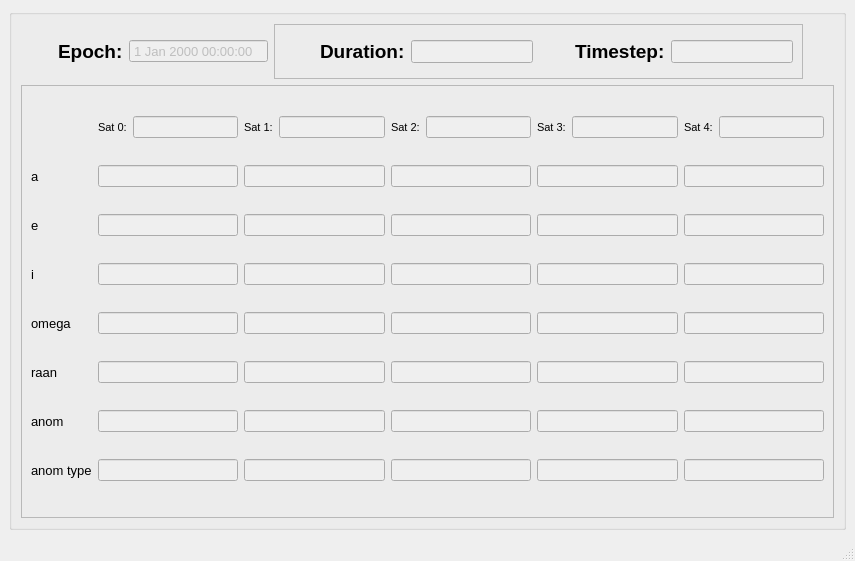
<?xml version="1.0" encoding="UTF-8"?>
<ui version="4.0">
 <class>MainWindow</class>
 <widget class="QMainWindow" name="MainWindow">
  <property name="geometry">
   <rect>
    <x>0</x>
    <y>0</y>
    <width>855</width>
    <height>561</height>
   </rect>
  </property>
  <property name="windowTitle">
   <string>Satellite Information</string>
  </property>
  <widget class="QWidget" name="centralwidget">
   <layout class="QGridLayout" name="gridLayout">
    <item row="1" column="0">
     <widget class="QGroupBox" name="groupBox">
      <property name="font">
       <font>
        <pointsize>14</pointsize>
       </font>
      </property>
      <property name="title">
       <string/>
      </property>
      <layout class="QGridLayout" name="gridLayout_2">
       <item row="1" column="0" colspan="6">
        <widget class="QFrame" name="info_frame">
         <property name="font">
          <font>
           <pointsize>8</pointsize>
          </font>
         </property>
         <property name="frameShape">
          <enum>QFrame::StyledPanel</enum>
         </property>
         <property name="frameShadow">
          <enum>QFrame::Raised</enum>
         </property>
         <layout class="QGridLayout" name="gridLayout_3">
          <item row="3" column="6" colspan="2">
           <widget class="QLineEdit" name="info_display_e2">
            <property name="enabled">
             <bool>false</bool>
            </property>
            <property name="text">
             <string/>
            </property>
            <property name="readOnly">
             <bool>true</bool>
            </property>
           </widget>
          </item>
          <item row="5" column="0">
           <widget class="QLabel" name="info_label_i">
            <property name="font">
             <font>
              <pointsize>10</pointsize>
             </font>
            </property>
            <property name="text">
             <string>i</string>
            </property>
           </widget>
          </item>
          <item row="12" column="8" colspan="2">
           <widget class="QLineEdit" name="info_display_anom_type3">
            <property name="enabled">
             <bool>false</bool>
            </property>
            <property name="text">
             <string/>
            </property>
            <property name="readOnly">
             <bool>true</bool>
            </property>
           </widget>
          </item>
          <item row="1" column="6">
           <widget class="QLabel" name="info_label_sat2">
            <property name="sizePolicy">
             <sizepolicy hsizetype="Expanding" vsizetype="Preferred">
              <horstretch>0</horstretch>
              <verstretch>0</verstretch>
             </sizepolicy>
            </property>
            <property name="text">
             <string>Sat 2:</string>
            </property>
           </widget>
          </item>
          <item row="8" column="10" colspan="2">
           <widget class="QLineEdit" name="info_display_omega4">
            <property name="enabled">
             <bool>false</bool>
            </property>
            <property name="text">
             <string/>
            </property>
            <property name="readOnly">
             <bool>true</bool>
            </property>
           </widget>
          </item>
          <item row="1" column="7">
           <widget class="QLineEdit" name="info_display_name2">
            <property name="enabled">
             <bool>false</bool>
            </property>
            <property name="text">
             <string/>
            </property>
            <property name="readOnly">
             <bool>true</bool>
            </property>
           </widget>
          </item>
          <item row="3" column="1" colspan="2">
           <widget class="QLineEdit" name="info_display_e0">
            <property name="enabled">
             <bool>false</bool>
            </property>
            <property name="text">
             <string/>
            </property>
            <property name="readOnly">
             <bool>true</bool>
            </property>
           </widget>
          </item>
          <item row="9" column="6" colspan="2">
           <widget class="QLineEdit" name="info_display_raan2">
            <property name="enabled">
             <bool>false</bool>
            </property>
            <property name="text">
             <string/>
            </property>
            <property name="readOnly">
             <bool>true</bool>
            </property>
           </widget>
          </item>
          <item row="2" column="4" colspan="2">
           <widget class="QLineEdit" name="info_display_a1">
            <property name="enabled">
             <bool>false</bool>
            </property>
            <property name="sizePolicy">
             <sizepolicy hsizetype="Expanding" vsizetype="Fixed">
              <horstretch>0</horstretch>
              <verstretch>0</verstretch>
             </sizepolicy>
            </property>
            <property name="text">
             <string/>
            </property>
            <property name="readOnly">
             <bool>true</bool>
            </property>
           </widget>
          </item>
          <item row="3" column="8" colspan="2">
           <widget class="QLineEdit" name="info_display_e3">
            <property name="enabled">
             <bool>false</bool>
            </property>
            <property name="text">
             <string/>
            </property>
            <property name="readOnly">
             <bool>true</bool>
            </property>
           </widget>
          </item>
          <item row="1" column="1">
           <widget class="QLabel" name="info_label_sat0">
            <property name="sizePolicy">
             <sizepolicy hsizetype="Expanding" vsizetype="Preferred">
              <horstretch>0</horstretch>
              <verstretch>0</verstretch>
             </sizepolicy>
            </property>
            <property name="text">
             <string>Sat 0:</string>
            </property>
           </widget>
          </item>
          <item row="8" column="8" colspan="2">
           <widget class="QLineEdit" name="info_display_omega3">
            <property name="enabled">
             <bool>false</bool>
            </property>
            <property name="text">
             <string/>
            </property>
            <property name="readOnly">
             <bool>true</bool>
            </property>
           </widget>
          </item>
          <item row="5" column="8" colspan="2">
           <widget class="QLineEdit" name="info_display_i3">
            <property name="enabled">
             <bool>false</bool>
            </property>
            <property name="text">
             <string/>
            </property>
            <property name="readOnly">
             <bool>true</bool>
            </property>
           </widget>
          </item>
          <item row="9" column="0">
           <widget class="QLabel" name="info_label_raan">
            <property name="font">
             <font>
              <pointsize>10</pointsize>
             </font>
            </property>
            <property name="text">
             <string>raan</string>
            </property>
           </widget>
          </item>
          <item row="11" column="10" colspan="2">
           <widget class="QLineEdit" name="info_display_anom4">
            <property name="enabled">
             <bool>false</bool>
            </property>
            <property name="text">
             <string/>
            </property>
            <property name="readOnly">
             <bool>true</bool>
            </property>
           </widget>
          </item>
          <item row="1" column="8">
           <widget class="QLabel" name="info_label_sat3">
            <property name="sizePolicy">
             <sizepolicy hsizetype="Expanding" vsizetype="Preferred">
              <horstretch>0</horstretch>
              <verstretch>0</verstretch>
             </sizepolicy>
            </property>
            <property name="text">
             <string>Sat 3:</string>
            </property>
           </widget>
          </item>
          <item row="11" column="0">
           <widget class="QLabel" name="info_label_anom">
            <property name="font">
             <font>
              <pointsize>10</pointsize>
             </font>
            </property>
            <property name="text">
             <string>anom</string>
            </property>
           </widget>
          </item>
          <item row="5" column="10" colspan="2">
           <widget class="QLineEdit" name="info_display_i4">
            <property name="enabled">
             <bool>false</bool>
            </property>
            <property name="text">
             <string/>
            </property>
            <property name="readOnly">
             <bool>true</bool>
            </property>
           </widget>
          </item>
          <item row="12" column="0">
           <widget class="QLabel" name="info_label_anom_type">
            <property name="font">
             <font>
              <pointsize>10</pointsize>
             </font>
            </property>
            <property name="text">
             <string>anom type</string>
            </property>
           </widget>
          </item>
          <item row="1" column="11">
           <widget class="QLineEdit" name="info_display_name4">
            <property name="enabled">
             <bool>false</bool>
            </property>
            <property name="text">
             <string/>
            </property>
            <property name="readOnly">
             <bool>true</bool>
            </property>
           </widget>
          </item>
          <item row="8" column="0">
           <widget class="QLabel" name="info_label_omega">
            <property name="font">
             <font>
              <pointsize>10</pointsize>
             </font>
            </property>
            <property name="text">
             <string>omega</string>
            </property>
           </widget>
          </item>
          <item row="3" column="0">
           <widget class="QLabel" name="info_label_e">
            <property name="font">
             <font>
              <pointsize>10</pointsize>
             </font>
            </property>
            <property name="text">
             <string>e</string>
            </property>
           </widget>
          </item>
          <item row="1" column="5">
           <widget class="QLineEdit" name="info_display_name1">
            <property name="enabled">
             <bool>false</bool>
            </property>
            <property name="text">
             <string/>
            </property>
            <property name="readOnly">
             <bool>true</bool>
            </property>
           </widget>
          </item>
          <item row="9" column="8" colspan="2">
           <widget class="QLineEdit" name="info_display_raan3">
            <property name="enabled">
             <bool>false</bool>
            </property>
            <property name="text">
             <string/>
            </property>
            <property name="readOnly">
             <bool>true</bool>
            </property>
           </widget>
          </item>
          <item row="12" column="6" colspan="2">
           <widget class="QLineEdit" name="info_display_anom_type2">
            <property name="enabled">
             <bool>false</bool>
            </property>
            <property name="text">
             <string/>
            </property>
            <property name="readOnly">
             <bool>true</bool>
            </property>
           </widget>
          </item>
          <item row="8" column="4" colspan="2">
           <widget class="QLineEdit" name="info_display_omega1">
            <property name="enabled">
             <bool>false</bool>
            </property>
            <property name="text">
             <string/>
            </property>
            <property name="readOnly">
             <bool>true</bool>
            </property>
           </widget>
          </item>
          <item row="12" column="10" colspan="2">
           <widget class="QLineEdit" name="info_display_anom_type4">
            <property name="enabled">
             <bool>false</bool>
            </property>
            <property name="text">
             <string/>
            </property>
            <property name="readOnly">
             <bool>true</bool>
            </property>
           </widget>
          </item>
          <item row="11" column="1" colspan="2">
           <widget class="QLineEdit" name="info_display_anom0">
            <property name="enabled">
             <bool>false</bool>
            </property>
            <property name="text">
             <string/>
            </property>
            <property name="readOnly">
             <bool>true</bool>
            </property>
           </widget>
          </item>
          <item row="2" column="8" colspan="2">
           <widget class="QLineEdit" name="info_display_a3">
            <property name="enabled">
             <bool>false</bool>
            </property>
            <property name="sizePolicy">
             <sizepolicy hsizetype="Expanding" vsizetype="Fixed">
              <horstretch>0</horstretch>
              <verstretch>0</verstretch>
             </sizepolicy>
            </property>
            <property name="text">
             <string/>
            </property>
            <property name="readOnly">
             <bool>true</bool>
            </property>
           </widget>
          </item>
          <item row="9" column="1" colspan="2">
           <widget class="QLineEdit" name="info_display_raan0">
            <property name="enabled">
             <bool>false</bool>
            </property>
            <property name="text">
             <string/>
            </property>
            <property name="readOnly">
             <bool>true</bool>
            </property>
           </widget>
          </item>
          <item row="11" column="8" colspan="2">
           <widget class="QLineEdit" name="info_display_anom3">
            <property name="enabled">
             <bool>false</bool>
            </property>
            <property name="text">
             <string/>
            </property>
            <property name="readOnly">
             <bool>true</bool>
            </property>
           </widget>
          </item>
          <item row="8" column="1" colspan="2">
           <widget class="QLineEdit" name="info_display_omega0">
            <property name="enabled">
             <bool>false</bool>
            </property>
            <property name="text">
             <string/>
            </property>
            <property name="readOnly">
             <bool>true</bool>
            </property>
           </widget>
          </item>
          <item row="3" column="4" colspan="2">
           <widget class="QLineEdit" name="info_display_e1">
            <property name="enabled">
             <bool>false</bool>
            </property>
            <property name="text">
             <string/>
            </property>
            <property name="readOnly">
             <bool>true</bool>
            </property>
           </widget>
          </item>
          <item row="9" column="10" colspan="2">
           <widget class="QLineEdit" name="info_display_raan4">
            <property name="enabled">
             <bool>false</bool>
            </property>
            <property name="text">
             <string/>
            </property>
            <property name="readOnly">
             <bool>true</bool>
            </property>
           </widget>
          </item>
          <item row="11" column="4" colspan="2">
           <widget class="QLineEdit" name="info_display_anom1">
            <property name="enabled">
             <bool>false</bool>
            </property>
            <property name="text">
             <string/>
            </property>
            <property name="readOnly">
             <bool>true</bool>
            </property>
           </widget>
          </item>
          <item row="1" column="9">
           <widget class="QLineEdit" name="info_display_name3">
            <property name="enabled">
             <bool>false</bool>
            </property>
            <property name="text">
             <string/>
            </property>
            <property name="readOnly">
             <bool>true</bool>
            </property>
           </widget>
          </item>
          <item row="2" column="1" colspan="2">
           <widget class="QLineEdit" name="info_display_a0">
            <property name="enabled">
             <bool>false</bool>
            </property>
            <property name="sizePolicy">
             <sizepolicy hsizetype="Expanding" vsizetype="Fixed">
              <horstretch>0</horstretch>
              <verstretch>0</verstretch>
             </sizepolicy>
            </property>
            <property name="text">
             <string/>
            </property>
            <property name="readOnly">
             <bool>true</bool>
            </property>
           </widget>
          </item>
          <item row="5" column="6" colspan="2">
           <widget class="QLineEdit" name="info_display_i2">
            <property name="enabled">
             <bool>false</bool>
            </property>
            <property name="text">
             <string/>
            </property>
            <property name="readOnly">
             <bool>true</bool>
            </property>
           </widget>
          </item>
          <item row="1" column="10">
           <widget class="QLabel" name="info_label_sat4">
            <property name="sizePolicy">
             <sizepolicy hsizetype="Expanding" vsizetype="Preferred">
              <horstretch>0</horstretch>
              <verstretch>0</verstretch>
             </sizepolicy>
            </property>
            <property name="text">
             <string>Sat 4:</string>
            </property>
           </widget>
          </item>
          <item row="8" column="6" colspan="2">
           <widget class="QLineEdit" name="info_display_omega2">
            <property name="enabled">
             <bool>false</bool>
            </property>
            <property name="text">
             <string/>
            </property>
            <property name="readOnly">
             <bool>true</bool>
            </property>
           </widget>
          </item>
          <item row="3" column="10" colspan="2">
           <widget class="QLineEdit" name="info_display_e4">
            <property name="enabled">
             <bool>false</bool>
            </property>
            <property name="text">
             <string/>
            </property>
            <property name="readOnly">
             <bool>true</bool>
            </property>
           </widget>
          </item>
          <item row="12" column="4" colspan="2">
           <widget class="QLineEdit" name="info_display_anom_type1">
            <property name="enabled">
             <bool>false</bool>
            </property>
            <property name="text">
             <string/>
            </property>
            <property name="readOnly">
             <bool>true</bool>
            </property>
           </widget>
          </item>
          <item row="2" column="6" colspan="2">
           <widget class="QLineEdit" name="info_display_a2">
            <property name="enabled">
             <bool>false</bool>
            </property>
            <property name="sizePolicy">
             <sizepolicy hsizetype="Expanding" vsizetype="Fixed">
              <horstretch>0</horstretch>
              <verstretch>0</verstretch>
             </sizepolicy>
            </property>
            <property name="text">
             <string/>
            </property>
            <property name="readOnly">
             <bool>true</bool>
            </property>
           </widget>
          </item>
          <item row="2" column="10" colspan="2">
           <widget class="QLineEdit" name="info_display_a4">
            <property name="enabled">
             <bool>false</bool>
            </property>
            <property name="sizePolicy">
             <sizepolicy hsizetype="Expanding" vsizetype="Fixed">
              <horstretch>0</horstretch>
              <verstretch>0</verstretch>
             </sizepolicy>
            </property>
            <property name="text">
             <string/>
            </property>
            <property name="readOnly">
             <bool>true</bool>
            </property>
           </widget>
          </item>
          <item row="11" column="6" colspan="2">
           <widget class="QLineEdit" name="info_display_anom2">
            <property name="enabled">
             <bool>false</bool>
            </property>
            <property name="text">
             <string/>
            </property>
            <property name="readOnly">
             <bool>true</bool>
            </property>
           </widget>
          </item>
          <item row="12" column="1" colspan="2">
           <widget class="QLineEdit" name="info_display_anom_type0">
            <property name="enabled">
             <bool>false</bool>
            </property>
            <property name="text">
             <string/>
            </property>
            <property name="readOnly">
             <bool>true</bool>
            </property>
           </widget>
          </item>
          <item row="1" column="4">
           <widget class="QLabel" name="info_label_sat1">
            <property name="sizePolicy">
             <sizepolicy hsizetype="Expanding" vsizetype="Preferred">
              <horstretch>0</horstretch>
              <verstretch>0</verstretch>
             </sizepolicy>
            </property>
            <property name="text">
             <string>Sat 1:</string>
            </property>
           </widget>
          </item>
          <item row="5" column="1" colspan="2">
           <widget class="QLineEdit" name="info_display_i0">
            <property name="enabled">
             <bool>false</bool>
            </property>
            <property name="text">
             <string/>
            </property>
            <property name="readOnly">
             <bool>true</bool>
            </property>
           </widget>
          </item>
          <item row="1" column="2">
           <widget class="QLineEdit" name="info_display_name0">
            <property name="enabled">
             <bool>false</bool>
            </property>
            <property name="text">
             <string/>
            </property>
            <property name="readOnly">
             <bool>true</bool>
            </property>
           </widget>
          </item>
          <item row="5" column="4" colspan="2">
           <widget class="QLineEdit" name="info_display_i1">
            <property name="enabled">
             <bool>false</bool>
            </property>
            <property name="text">
             <string/>
            </property>
            <property name="readOnly">
             <bool>true</bool>
            </property>
           </widget>
          </item>
          <item row="9" column="4" colspan="2">
           <widget class="QLineEdit" name="info_display_raan1">
            <property name="enabled">
             <bool>false</bool>
            </property>
            <property name="text">
             <string/>
            </property>
            <property name="readOnly">
             <bool>true</bool>
            </property>
           </widget>
          </item>
          <item row="2" column="0">
           <widget class="QLabel" name="info_label_a">
            <property name="font">
             <font>
              <pointsize>10</pointsize>
             </font>
            </property>
            <property name="text">
             <string>a</string>
            </property>
           </widget>
          </item>
         </layout>
        </widget>
       </item>
       <item row="0" column="4">
        <widget class="QFrame" name="frame">
         <property name="sizePolicy">
          <sizepolicy hsizetype="Expanding" vsizetype="Preferred">
           <horstretch>0</horstretch>
           <verstretch>0</verstretch>
          </sizepolicy>
         </property>
         <property name="frameShape">
          <enum>QFrame::StyledPanel</enum>
         </property>
         <property name="frameShadow">
          <enum>QFrame::Raised</enum>
         </property>
         <layout class="QGridLayout" name="gridLayout_4">
          <item row="1" column="1" rowspan="3">
           <widget class="QLabel" name="info_label_duration">
            <property name="sizePolicy">
             <sizepolicy hsizetype="Maximum" vsizetype="Preferred">
              <horstretch>0</horstretch>
              <verstretch>0</verstretch>
             </sizepolicy>
            </property>
            <property name="font">
             <font>
              <pointsize>14</pointsize>
              <weight>75</weight>
              <bold>true</bold>
             </font>
            </property>
            <property name="text">
             <string>Duration:</string>
            </property>
           </widget>
          </item>
          <item row="2" column="5">
           <widget class="QLineEdit" name="info_display_timestep">
            <property name="enabled">
             <bool>false</bool>
            </property>
            <property name="sizePolicy">
             <sizepolicy hsizetype="Expanding" vsizetype="Fixed">
              <horstretch>0</horstretch>
              <verstretch>0</verstretch>
             </sizepolicy>
            </property>
            <property name="font">
             <font>
              <pointsize>10</pointsize>
             </font>
            </property>
            <property name="readOnly">
             <bool>true</bool>
            </property>
           </widget>
          </item>
          <item row="2" column="3">
           <spacer name="horizontalSpacer_2">
            <property name="orientation">
             <enum>Qt::Horizontal</enum>
            </property>
            <property name="sizeHint" stdset="0">
             <size>
              <width>40</width>
              <height>20</height>
             </size>
            </property>
           </spacer>
          </item>
          <item row="2" column="4">
           <widget class="QLabel" name="info_label_timestep">
            <property name="sizePolicy">
             <sizepolicy hsizetype="Maximum" vsizetype="Preferred">
              <horstretch>0</horstretch>
              <verstretch>0</verstretch>
             </sizepolicy>
            </property>
            <property name="font">
             <font>
              <pointsize>14</pointsize>
              <weight>75</weight>
              <bold>true</bold>
             </font>
            </property>
            <property name="text">
             <string>Timestep:</string>
            </property>
           </widget>
          </item>
          <item row="2" column="2">
           <widget class="QLineEdit" name="info_display_duration">
            <property name="enabled">
             <bool>false</bool>
            </property>
            <property name="sizePolicy">
             <sizepolicy hsizetype="Expanding" vsizetype="Fixed">
              <horstretch>0</horstretch>
              <verstretch>0</verstretch>
             </sizepolicy>
            </property>
            <property name="font">
             <font>
              <pointsize>10</pointsize>
             </font>
            </property>
            <property name="readOnly">
             <bool>true</bool>
            </property>
           </widget>
          </item>
          <item row="2" column="0">
           <spacer name="horizontalSpacer">
            <property name="orientation">
             <enum>Qt::Horizontal</enum>
            </property>
            <property name="sizeHint" stdset="0">
             <size>
              <width>40</width>
              <height>20</height>
             </size>
            </property>
           </spacer>
          </item>
         </layout>
        </widget>
       </item>
       <item row="0" column="2">
        <widget class="QLabel" name="info_label_epoch">
         <property name="font">
          <font>
           <pointsize>14</pointsize>
           <weight>75</weight>
           <bold>true</bold>
          </font>
         </property>
         <property name="text">
          <string>Epoch:</string>
         </property>
        </widget>
       </item>
       <item row="0" column="3">
        <widget class="QDateTimeEdit" name="info_display_date">
         <property name="enabled">
          <bool>false</bool>
         </property>
         <property name="font">
          <font>
           <pointsize>10</pointsize>
          </font>
         </property>
         <property name="frame">
          <bool>true</bool>
         </property>
         <property name="buttonSymbols">
          <enum>QAbstractSpinBox::NoButtons</enum>
         </property>
         <property name="accelerated">
          <bool>false</bool>
         </property>
         <property name="calendarPopup">
          <bool>false</bool>
         </property>
        </widget>
       </item>
       <item row="0" column="1">
        <spacer name="horizontalSpacer_4">
         <property name="orientation">
          <enum>Qt::Horizontal</enum>
         </property>
         <property name="sizeHint" stdset="0">
          <size>
           <width>40</width>
           <height>20</height>
          </size>
         </property>
        </spacer>
       </item>
       <item row="0" column="5">
        <spacer name="horizontalSpacer_3">
         <property name="orientation">
          <enum>Qt::Horizontal</enum>
         </property>
         <property name="sizeHint" stdset="0">
          <size>
           <width>40</width>
           <height>20</height>
          </size>
         </property>
        </spacer>
       </item>
      </layout>
     </widget>
    </item>
   </layout>
  </widget>
  <widget class="QMenuBar" name="menubar">
   <property name="geometry">
    <rect>
     <x>0</x>
     <y>0</y>
     <width>855</width>
     <height>22</height>
    </rect>
   </property>
  </widget>
  <widget class="QStatusBar" name="statusbar"/>
 </widget>
 <tabstops>
  <tabstop>info_display_date</tabstop>
  <tabstop>info_display_name0</tabstop>
  <tabstop>info_display_name1</tabstop>
  <tabstop>info_display_name2</tabstop>
  <tabstop>info_display_name3</tabstop>
  <tabstop>info_display_name4</tabstop>
  <tabstop>info_display_a0</tabstop>
  <tabstop>info_display_a1</tabstop>
  <tabstop>info_display_a2</tabstop>
  <tabstop>info_display_a3</tabstop>
  <tabstop>info_display_a4</tabstop>
  <tabstop>info_display_e0</tabstop>
  <tabstop>info_display_e1</tabstop>
  <tabstop>info_display_e2</tabstop>
  <tabstop>info_display_e3</tabstop>
  <tabstop>info_display_e4</tabstop>
  <tabstop>info_display_i0</tabstop>
  <tabstop>info_display_i1</tabstop>
  <tabstop>info_display_i2</tabstop>
  <tabstop>info_display_i3</tabstop>
  <tabstop>info_display_i4</tabstop>
  <tabstop>info_display_omega0</tabstop>
  <tabstop>info_display_omega1</tabstop>
  <tabstop>info_display_omega2</tabstop>
  <tabstop>info_display_omega3</tabstop>
  <tabstop>info_display_omega4</tabstop>
  <tabstop>info_display_raan0</tabstop>
  <tabstop>info_display_raan1</tabstop>
  <tabstop>info_display_raan2</tabstop>
  <tabstop>info_display_raan3</tabstop>
  <tabstop>info_display_raan4</tabstop>
  <tabstop>info_display_anom0</tabstop>
  <tabstop>info_display_anom1</tabstop>
  <tabstop>info_display_anom2</tabstop>
  <tabstop>info_display_anom3</tabstop>
  <tabstop>info_display_anom4</tabstop>
  <tabstop>info_display_anom_type0</tabstop>
  <tabstop>info_display_anom_type1</tabstop>
  <tabstop>info_display_anom_type2</tabstop>
  <tabstop>info_display_anom_type3</tabstop>
  <tabstop>info_display_anom_type4</tabstop>
 </tabstops>
 <resources/>
 <connections/>
</ui>
